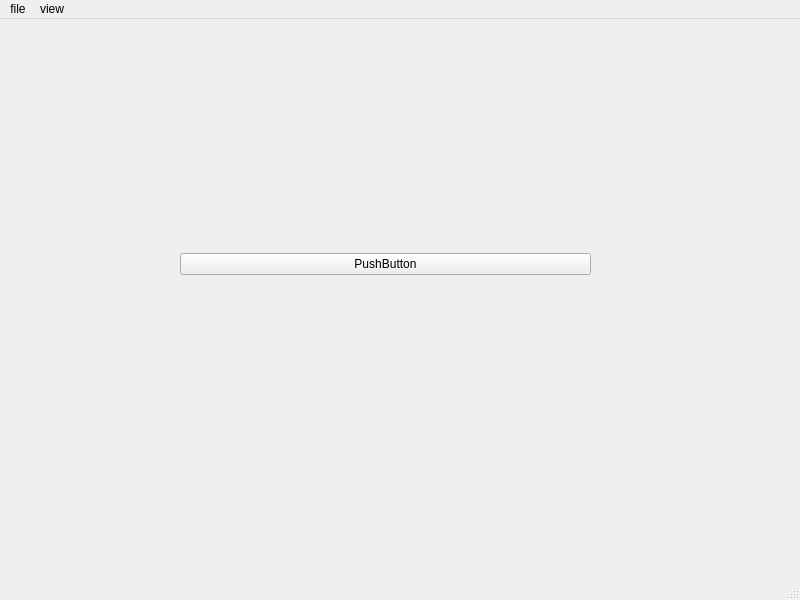
<?xml version="1.0" encoding="UTF-8"?>
<ui version="4.0">
 <class>MainWindow</class>
 <widget class="QMainWindow" name="MainWindow">
  <property name="geometry">
   <rect>
    <x>0</x>
    <y>0</y>
    <width>800</width>
    <height>600</height>
   </rect>
  </property>
  <property name="windowTitle">
   <string>MainWindow</string>
  </property>
  <widget class="QWidget" name="centralwidget">
   <widget class="QWidget" name="verticalLayoutWidget">
    <property name="geometry">
     <rect>
      <x>180</x>
      <y>70</y>
      <width>411</width>
      <height>351</height>
     </rect>
    </property>
    <layout class="QVBoxLayout" name="verticalLayout">
     <item>
      <widget class="QPushButton" name="pushButton">
       <property name="text">
        <string>PushButton</string>
       </property>
      </widget>
     </item>
    </layout>
   </widget>
  </widget>
  <widget class="QMenuBar" name="menubar">
   <property name="geometry">
    <rect>
     <x>0</x>
     <y>0</y>
     <width>800</width>
     <height>22</height>
    </rect>
   </property>
   <widget class="QMenu" name="menufile">
    <property name="title">
     <string>file</string>
    </property>
    <addaction name="actionopen"/>
    <addaction name="actionclear"/>
   </widget>
   <widget class="QMenu" name="menuview">
    <property name="title">
     <string>view</string>
    </property>
    <addaction name="action2D"/>
    <addaction name="action3D"/>
   </widget>
   <addaction name="menufile"/>
   <addaction name="menuview"/>
  </widget>
  <widget class="QStatusBar" name="statusbar"/>
  <action name="actionopen">
   <property name="text">
    <string>open</string>
   </property>
   <property name="shortcut">
    <string>Ctrl+O</string>
   </property>
  </action>
  <action name="actionclear">
   <property name="text">
    <string>clear</string>
   </property>
  </action>
  <action name="action2D">
   <property name="text">
    <string>2D</string>
   </property>
  </action>
  <action name="action3D">
   <property name="text">
    <string>3D</string>
   </property>
  </action>
 </widget>
 <resources/>
 <connections>
  <connection>
   <sender>pushButton</sender>
   <signal>clicked()</signal>
   <receiver>pushButton</receiver>
   <slot>hide()</slot>
   <hints>
    <hint type="sourcelabel">
     <x>385</x>
     <y>267</y>
    </hint>
    <hint type="destinationlabel">
     <x>385</x>
     <y>267</y>
    </hint>
   </hints>
  </connection>
 </connections>
</ui>
